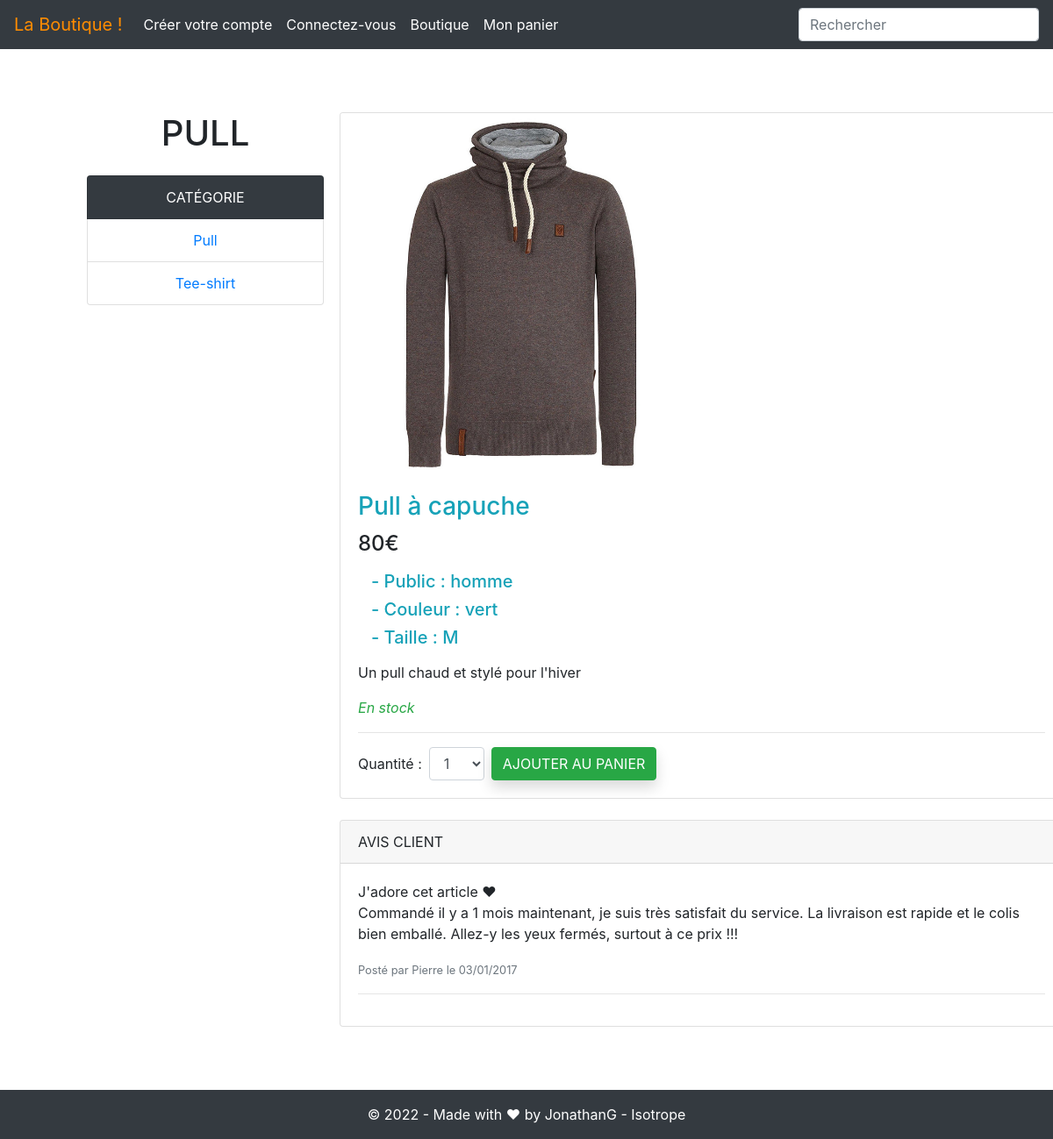
Page /fiche_produit.php?id_produit=1 on the committed database.
### tables this page shows
CREATE TABLE IF NOT EXISTS `produit` (
  `id_produit` int(11) NOT NULL AUTO_INCREMENT,
  `reference` varchar(20) NOT NULL,
  `categorie` varchar(20) NOT NULL,
  `titre` varchar(100) NOT NULL,
  `description` longtext NOT NULL,
  `couleur` varchar(20) NOT NULL,
  `taille` varchar(5) NOT NULL,
  `public` enum('homme','femme','mixte','enfant') NOT NULL,
  `photo` varchar(255) NOT NULL,
  `prix` varchar(10) NOT NULL,
  `stock` varchar(5) NOT NULL,
  PRIMARY KEY (`id_produit`)
);

### fiche_produit.php (the view, shortened to what this page needs)
<?php
require_once("include/init_inc.php");
if(isset($_GET['id_produit']) && !empty($_GET['id_produit']))
{
    $request = $bdd->prepare("SELECT * FROM produit WHERE id_produit = :id");
    $request->bindValue(':id', $_GET['id_produit'], PDO::PARAM_INT);
    $request->execute();
    if($request->rowCount())
    {
        $produit = $request->fetch(PDO::FETCH_ASSOC);
        extract($produit);
    }
    else
    {
        header("location: boutique.php");
    }
}
else
{
    header("location: boutique.php");
}
require_once('include/header_inc.php');
require_once("include/nav_inc.php");
?>
<div class="container">
    <div class="row">
        <div class="fixed-top col-lg-3" style="top:8%; left:7%;">
        <?php $cat=$bdd->query("SELECT DISTINCT categorie FROM produit");?>
            <h1 class="my-4 text-center"><?= strtoupper($categorie) ?></h1>
            <div class="list-group text-center">
                <li class="list-group-item bg-dark text-white">CATÉGORIE</li>
                <?php while($nomCat = $cat->fetch(PDO::FETCH_ASSOC)) :
                    ?>
                    <a href="boutique.php?categorie=<?= $nomCat['categorie'] ?>" style="text-decoration :none;" class='list-group-item text-center text-black'><?= $nomCat['categorie'] ?></a>
                <?php endwhile;?>
            </div>
        </div>
        <div class="col-lg-9 mt-5" style="left:30%;">
            <div class="card mt-4">
                <img class="card-img-top img-fluid w-50 h-50" src="<?= $photo ?>" alt="">
                <div class="card-body">
                    <h3 class="card-title text-info"><?= ucfirst($titre) ?></h3>
                    <h4><?= $prix ?>€</h4>
                    <div class="col my-3">
                        <h5 class="h5 text-info">- Public : <?= $public ?></h5>
                        <h5 class="h5 text-info">- Couleur : <?= strtolower($couleur) ?></h5>
                        <h5 class="h5 text-info">- Taille : <?= $taille ?></h5>
                    </div>
                    <p class="card-text"><?= $description ?></p>
                    <?php if($stock <= 10 && $stock != 0) : ?>
                        <p class="card-text text-danger font-italic">Attention, il ne reste que <?= $stock ?> exemplaire(s)</p>
                    <?php elseif($stock > 10) : ?>
                        <p class="card-text text-success font-italic">En stock</p>
                    <?php endif; ?>
                <hr>
                    <?php if($stock > 0) : ?>
                        <form action="panier.php" method="post" class="form-inline">
                            <div class="form-group">
                                <label for="quantite" class="mr-2">Quantité :</label>
                                <select class="form-control" name="quantite" id="quantite">
                                    <?php for($i=1; $i<= $stock && $i <= 30; $i++): ?>
                                        <option value="<?= $i?>"><?= $i?></option>
                                    <?php endfor; ?>
                                </select>
                            </div>
                            <input type="submit" name="ajout_panier" value="AJOUTER AU PANIER" class="shadow btn btn-success ml-2">
                        </form>
                    <?php else : ?>
                        <p class="card-text text-danger font-italic">Désolé, en rupture de stock</p>
                    <?php endif; ?>
                </div>
            </div>
            <div class="card card-outline-secondary my-4">
                <div class="card-header">
                    AVIS CLIENT
                </div>
                <div class="card-body">
                    <p>J'adore cet article ❤ <br> Commandé il y a 1 mois maintenant, je suis très satisfait du service. La livraison est rapide et le colis bien emballé. Allez-y les yeux fermés, surtout à ce prix !!!</p>
                    <small class="text-muted">Posté par Pierre le 03/01/2017</small>
                    <hr>
                </div>
            </div>
        </div>
    </div>
</div>
<?php require_once("include/footer_inc.php"); ?>

### assets/app.css (style rules this page uses)
html, body { height: 100%; }
body { display: flex; flex-direction: column; }

### rows in the picture
produit: categorie "PULL", photo (picture), titre "Pull à capuche", prix "80", public "homme", couleur "vert", taille "M", description "Un pull chaud et stylé pour l'hiver"

### other values in the picture
$nomCat['categorie'] "Pull"
$nomCat['categorie'] "Tee-shirt"
form field quantite "1"
